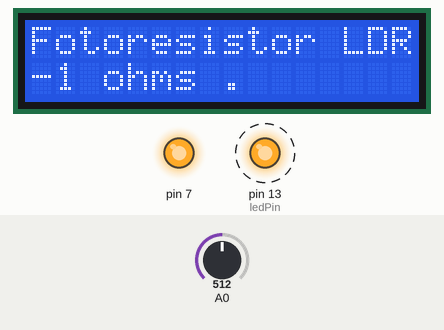
The sketch below on a simulated Arduino Uno, built with avr-gcc and run on an emulated ATmega328P. On the bench: 16×2 character LCD, output pins drawn as LEDs (lit = HIGH). Dashed ring = blinking. The test bench sets the inputs (shaded band); at power-on: A0 = 512. What the sketch prints to the serial monitor is not drawn.

Above: at 3.1 s.
At 6.4 s:
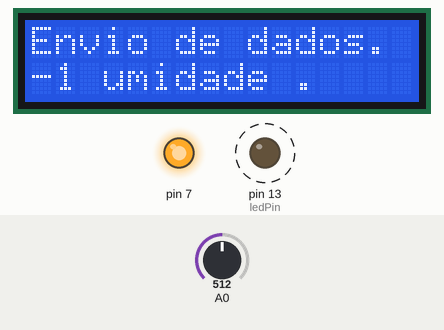
6.5 s: A0 set to 716
At 7.3 s:
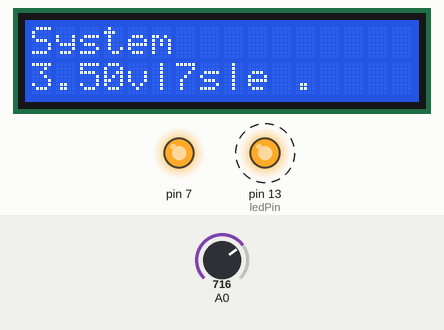
8.5 s: A0 set to 900
At 13.8 s:
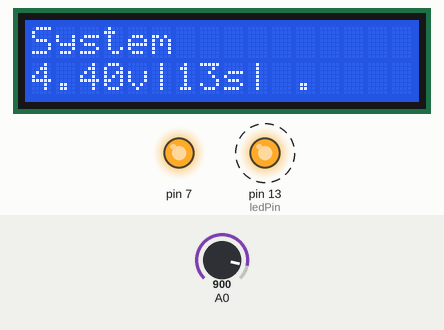
14.5 s: A0 set to 1023
At 19.8 s:
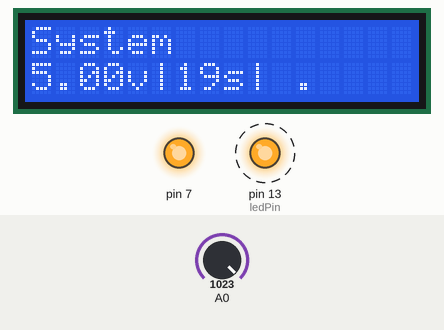
Timing chart, 0 to 26.5 s (numbered marks = the images above; inputs shaded):
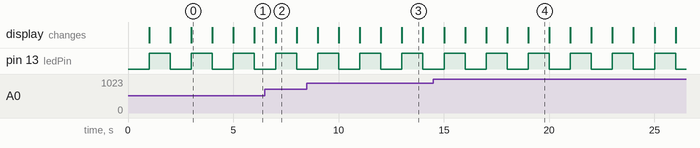

The sketch:

display.ino
```cpp
#include <LiquidCrystal.h>
#include <Wire.h>

LiquidCrystal lcd(12, 11, 5, 4, 3, 2);


#define tempAdress 0x08
#define lumiAdress 0x09
#define proxAdress 0x10
#define umidAdress 0x11

const int ledPin =  LED_BUILTIN;
const int ledPin2 = 13;
const long interval = 1000;

unsigned long previousMillis = 0;

int ledState = LOW;
int intToggle=0;
int incomingByte;

/////
int tempValue=0;
int lumiValue=0;
int proxValue=0;
int umidValue=0;
/////

void setup() {
  Serial.begin(9600);
  Wire.begin();
  pinMode(ledPin, OUTPUT);
  pinMode(ledPin2, OUTPUT);

  lcd.begin(16, 2);
  pinMode(7,OUTPUT);
  digitalWrite(7,HIGH);

  lcd.print("Iniciando processos.    ");
}

void loop() {

  unsigned long currentMillis = millis();

  if (currentMillis - previousMillis >= interval) {
    previousMillis = currentMillis;

    int sensorValue = analogRead(A0);
    float voltage = sensorValue * (5.0 / 1023.0);

    lcd.setCursor(0,0);
    lcd.print("");
    if(intToggle==0){
      lcd.print("System                ");
      lcd.setCursor(0,1);
      lcd.print("");
      lcd.print(voltage);
      lcd.print("v|");
      lcd.print(millis()/1000);
      lcd.print("s|");
    }else if(intToggle==1){

      Wire.beginTransmission(tempAdress);
      tempValue= Wire.read();
      Wire.endTransmission();

      lcd.print("Temperatura.          ");
      lcd.setCursor(0,1);
      lcd.print("");
      lcd.print(tempValue);
      lcd.print(" Celsios .            ");
    }else if(intToggle==2){

      Wire.beginTransmission(lumiAdress);
      lumiValue= Wire.read();
      Wire.endTransmission();

      lcd.print("Fotoresistor LDR      ");
      lcd.setCursor(0,1);
      lcd.print("");
      lcd.print(lumiValue);
      lcd.print(" ohms .               ");
    }else if(intToggle==3){

      Wire.beginTransmission(proxAdress);
      proxValue= Wire.read();
      Wire.endTransmission();

      lcd.print("Infravermelho.        ");
      lcd.setCursor(0,1);
      lcd.print("");
      lcd.print(proxValue);
      lcd.print(" cm .                 ");
    }else if(intToggle==4){

      Wire.beginTransmission(umidAdress);
      umidValue= Wire.read();
      Wire.endTransmission();

      lcd.print("Higrômetro            ");
      lcd.setCursor(0,1);
      lcd.print("");
      lcd.print(umidValue);
      lcd.print(" umidade .            ");
    }else{
      lcd.print("Envio de dados.       ");
      intToggle=-1;
    }
    intToggle++;


    if (ledState == LOW) {
      ledState = HIGH;
    } else {
      ledState = LOW;
    }

    if (Serial.available() > 0) {
      incomingByte = Serial.read();
      if (incomingByte == 'H') {
        digitalWrite(ledPin2, HIGH);
      }
      if (incomingByte == 'L') {
        digitalWrite(ledPin2, LOW);
      }
    }

    digitalWrite(ledPin, ledState);
    Serial.println(voltage);
  }

}
```

Measured:
- by itself, pin 13 (ledPin): alternates HIGH for 1.0 s and LOW for 1.0 s
- what the display in image 0 shows lasts 1.0 s, from 3.0 s to 4.0 s
